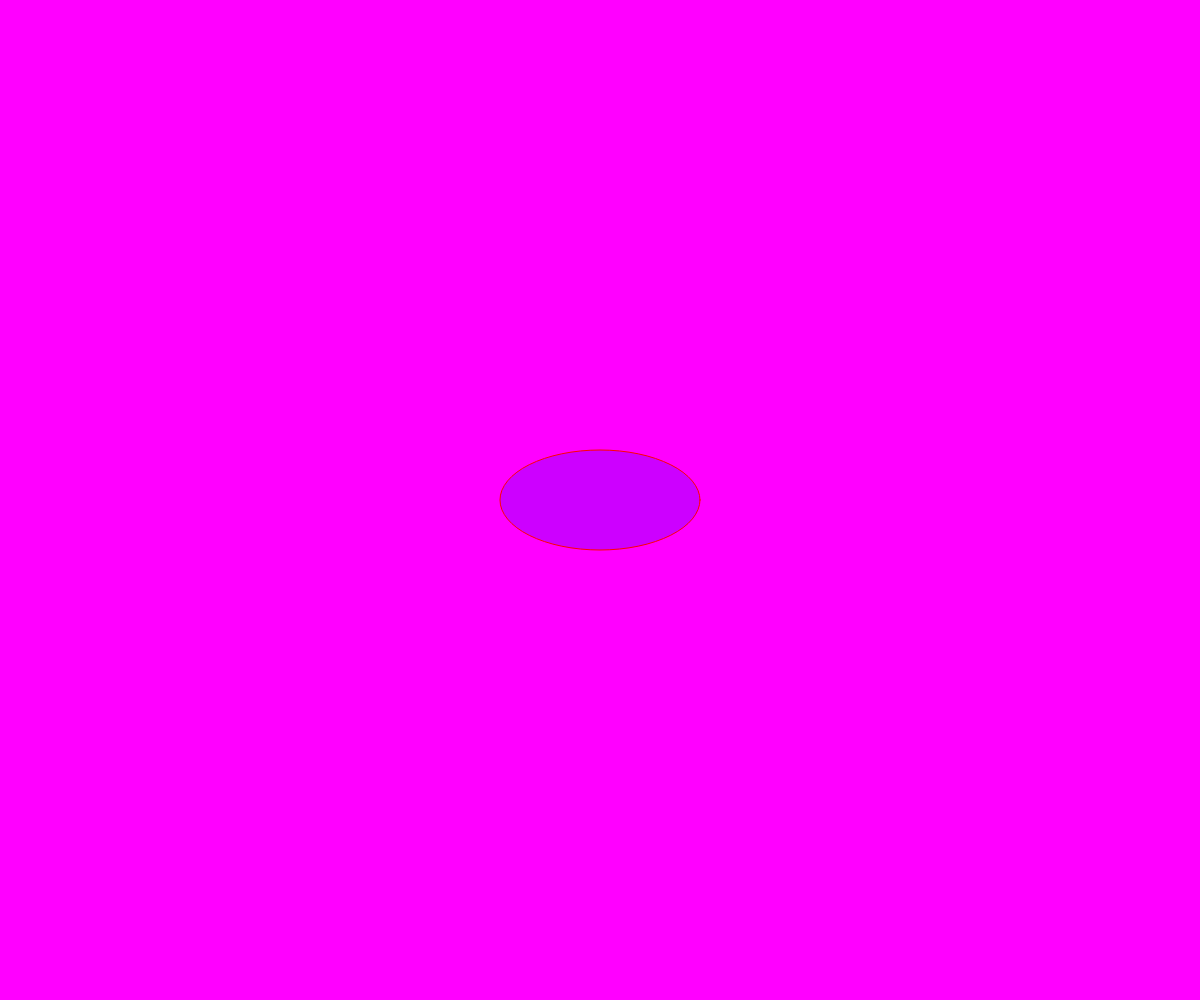
Frame 1 (no input)
Frame 60 (no input): identical to frame 1, image omitted
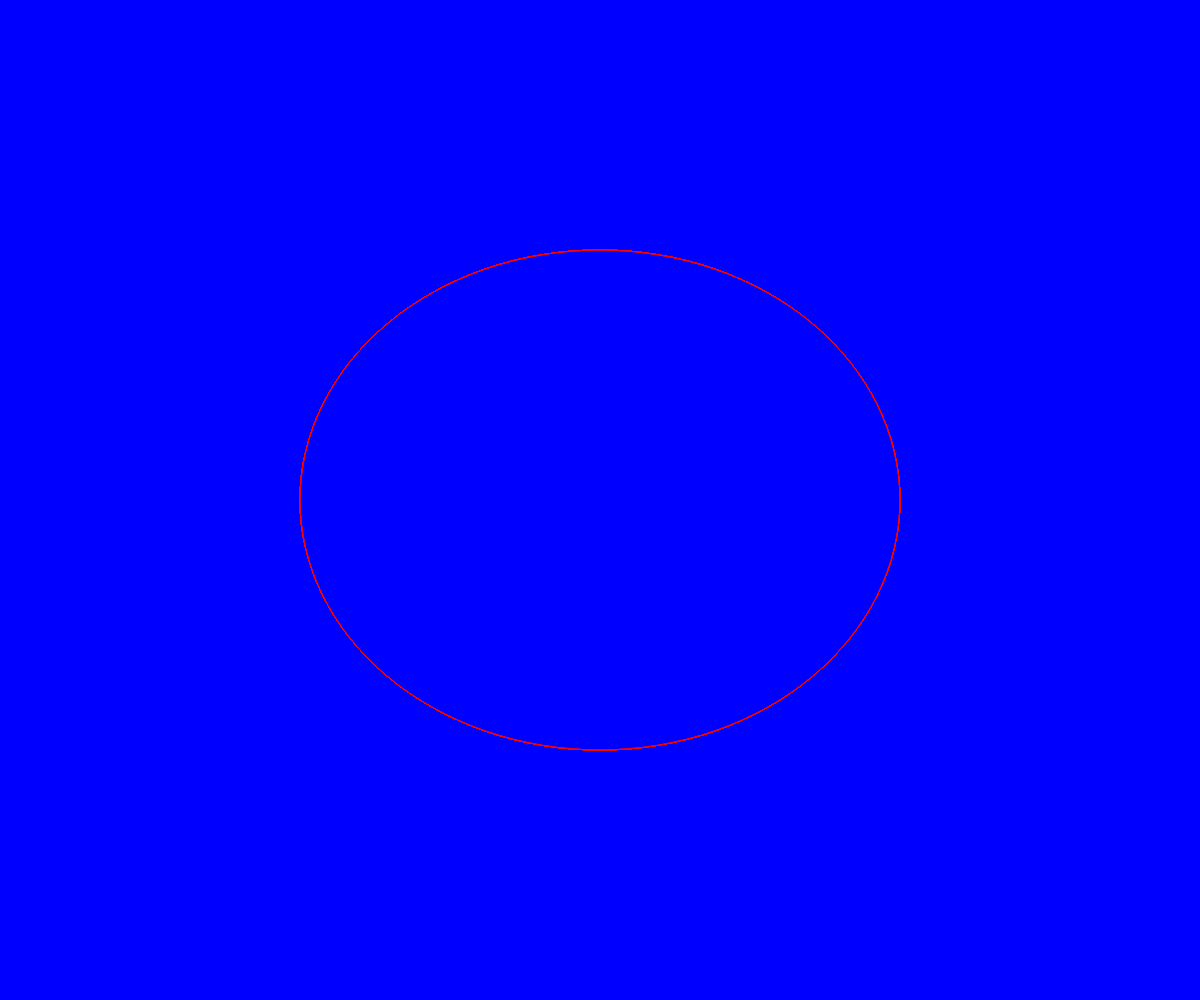
Frame 120 (the mouse pressed at the canvas centre since frame 60)

The p5.js sketch that drew these frames (run headless with seeded random() and noise() and a simulated clock; from frame 60 on, the mouse is pressed at the canvas centre):

// p5.js sketch
// ── sketch.js
let ovalW=100;
let ovalH=200;
function setup() {
createCanvas (windowWidth,windowHeight)
background (255,0,255)

}

function draw() {
stroke(255,0,0)
  fill (0,0,255,50)
  ellipse (windowWidth/2,windowHeight/2,ovalH,ovalW)
  ovalH=mouseX
  ovalW=mouseY
}
function mousePressed() { 
  background (0, 0, 255)
 ellipse (200,200,ovalH,ovalW)

  
}
function mouseReleased() { 
  background (255, 0, 255)
}
